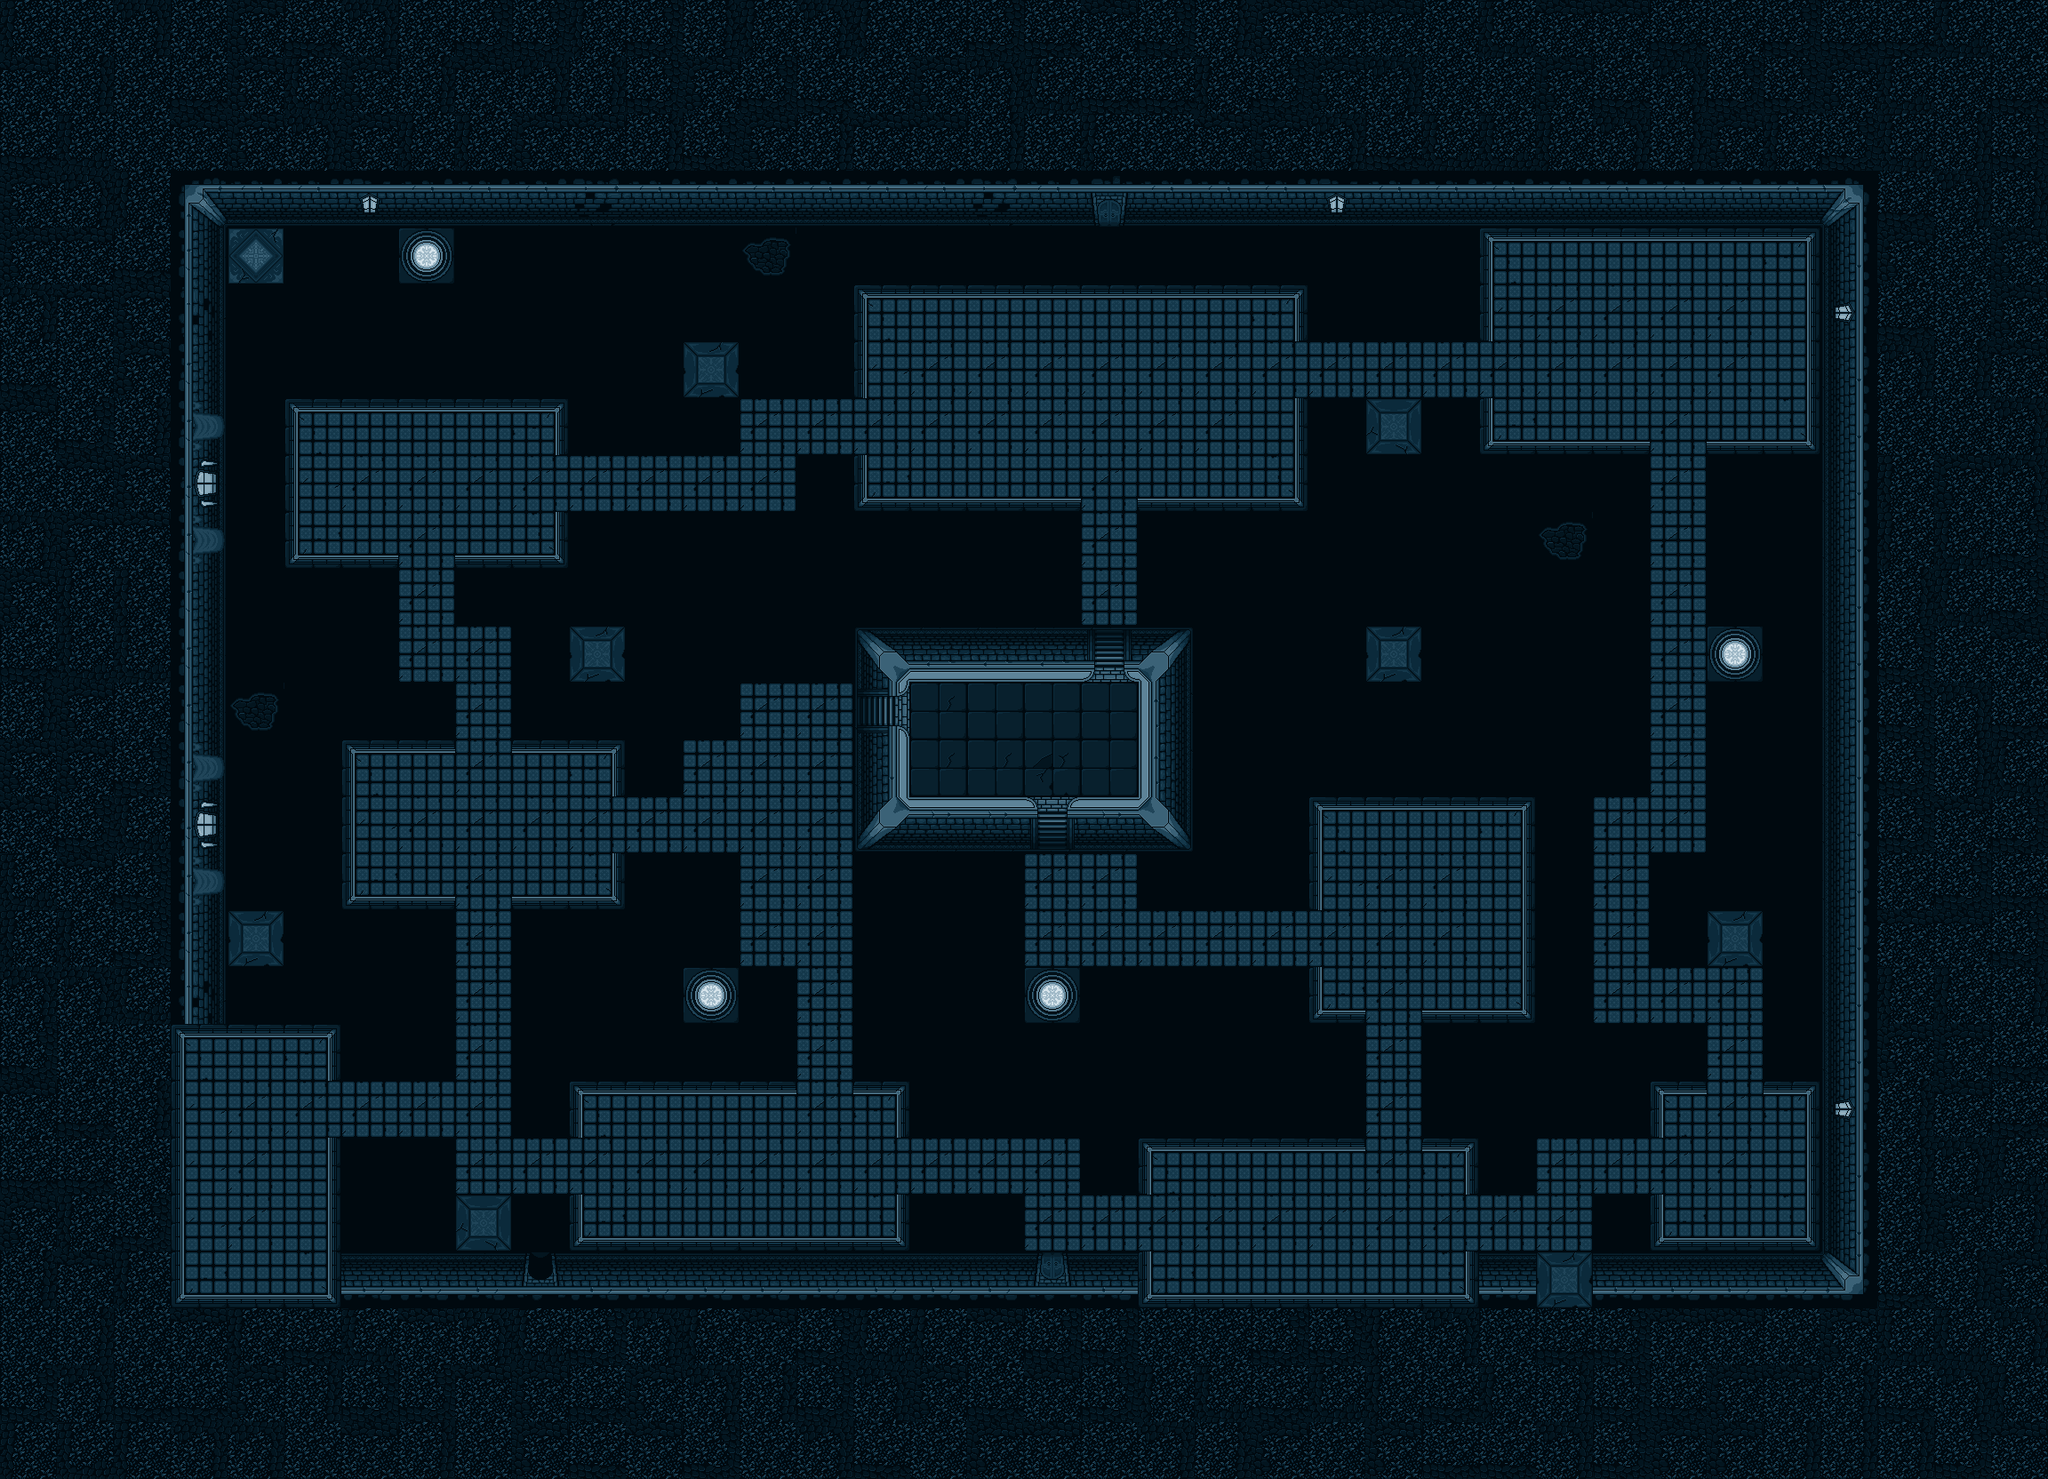

The image is a tile-based game level rendered from a .tmx file. Its description and source (layers, tilesets, objects; grid data summarised) follow:
An orthogonal 36x26 tile map with 64x64 px tiles, 4 tile layers (Piso0, Piso1, Piso2, Bordes).

<map version="1.8" tiledversion="1.8.4" orientation="orthogonal" renderorder="right-down" width="36" height="26" tilewidth="64" tileheight="64" infinite="0" nextlayerid="5" nextobjectid="1">
 <tileset firstgid="1" source="wals_tileset_created.tsx" />
 <layer id="3" name="Piso0" width="36" height="26">
  <data>[936 cells, 600 non-empty, 1 distinct tile ids]</data>
 </layer>
 <layer id="1" name="Piso1" width="36" height="26">
  <data>[936 cells, 273 non-empty, 29 distinct tile ids]</data>
 </layer>
 <layer id="2" name="Piso2" width="36" height="26">
  <data>[936 cells, 82 non-empty, 16 distinct tile ids]</data>
 </layer>
 <layer id="4" name="Bordes" width="36" height="26">
  <data>[936 cells, 336 non-empty, 9 distinct tile ids]</data>
 </layer>
</map>